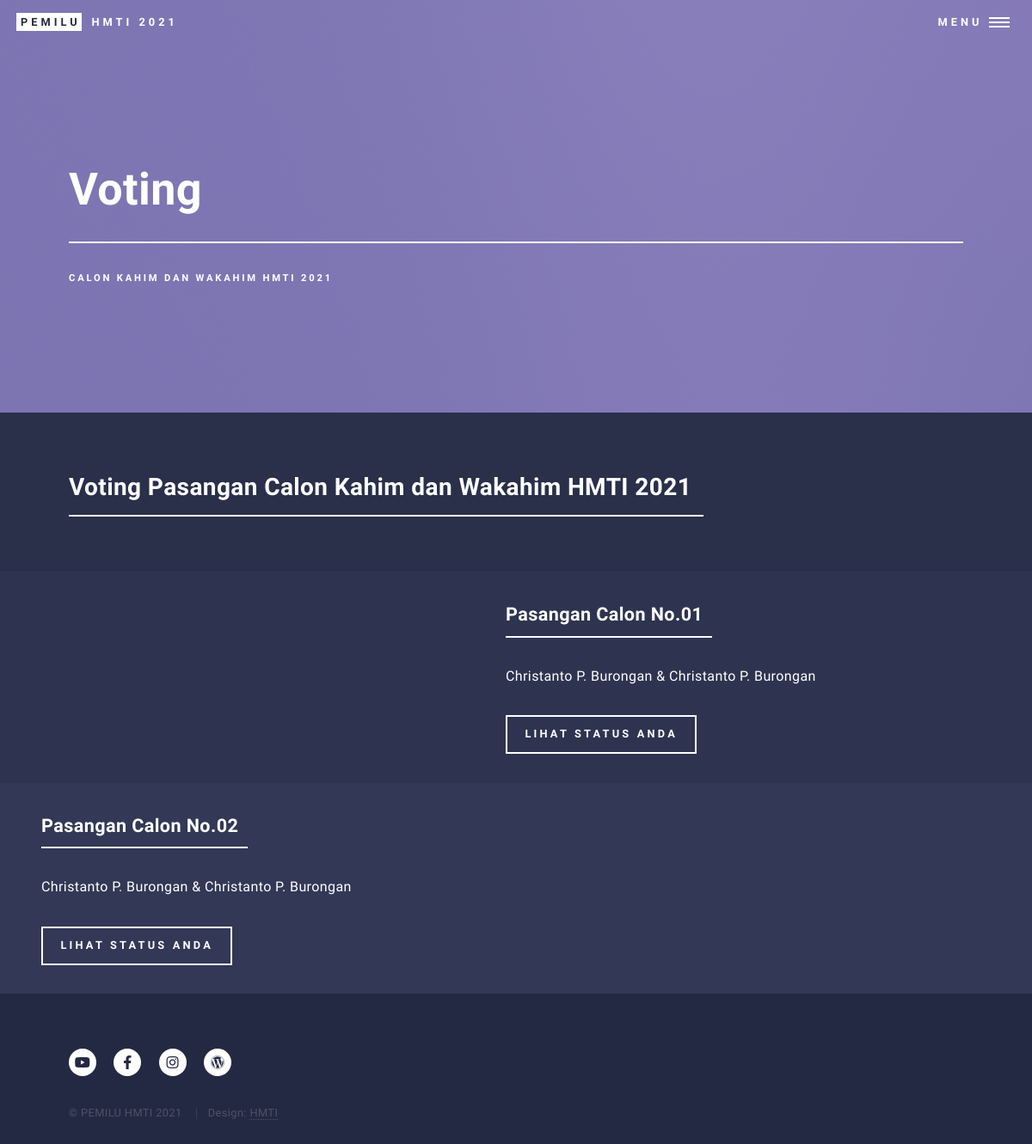
/voting.php (signed in), run on an earlier commit of the app's database.
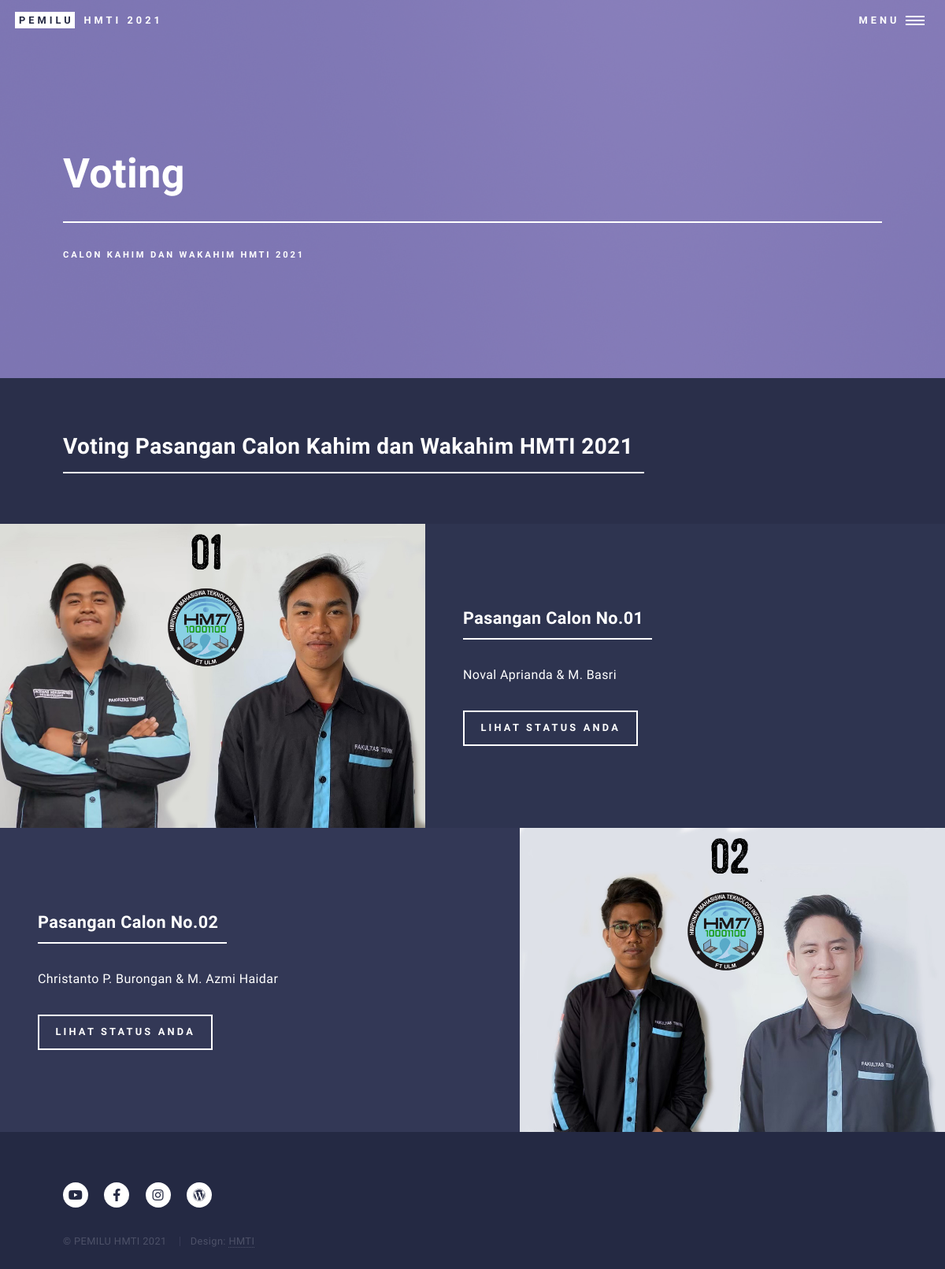
And on a later commit of the database.
### tables this page shows
CREATE TABLE `calon` (
  `no_urut` int(11) NOT NULL,
  `nim_calon_ketua` varchar(15) NOT NULL,
  `nim_calon_wakil` varchar(15) NOT NULL,
  `foto_pasangan_calon` varchar(250) NOT NULL
);

CREATE TABLE `biodata_calon` (
  `nim_calon` varchar(15) NOT NULL,
  `nama_calon` varchar(50) NOT NULL,
  `angkatan` int(11) NOT NULL,
  `tempat_lahir` varchar(25) NOT NULL,
  `tanggal_lahir` date NOT NULL,
  `jenis_kelamin` varchar(15) NOT NULL,
  `foto` varchar(250) NOT NULL,
  `instagram` varchar(25) NOT NULL
);

### voting.php (the view, shortened to what this page needs)
<?php
require_once("koneksi.php");
$ambildata = $pdo_conn->prepare("SELECT * FROM calon, biodata_calon WHERE  calon.nim_calon_ketua=biodata_calon.nim_calon ORDER BY no_urut ASC");
$ambildata->execute();
$ketua = $ambildata->fetchAll();
$jumlah = count($ketua);
$ambildata2 = $pdo_conn->prepare("SELECT * FROM calon, biodata_calon WHERE  calon.nim_calon_wakil=biodata_calon.nim_calon ORDER BY no_urut ASC");
$ambildata2->execute();
$wakil = $ambildata2->fetchAll();
require_once("ceklogin.php");
$nim = @($_SESSION['login_user']);
$ambildata3=$pdo_conn->prepare("SELECT * from user WHERE nim_user=".$nim);
$ambildata3->execute();
$user = $ambildata3->fetchAll();
?>
<!DOCTYPE HTML>
<html>
<head>
	<link rel="stylesheet" href="assets/css/main.css" />
</head>
<body class="is-preload">
	<div id="wrapper">
		<header id="header" class="alt">
			<a href="beranda.html" class="logo"><strong>Pemilu</strong> <span>HMTI 2021</span></a>
			<nav>
				<a href="#menu">Menu</a>
			</nav>
		</header>
		<section id="banner" class="style2">
			<div class="inner">
				<header class="major">
					<h1>Voting</h1>
				</header>
				<div class="content">
					<p>Calon Kahim dan Wakahim HMTI 2021</p>
				</div>
			</div>
		</section>
		<div id="main">
			<section id="one">
				<div class="inner">
					<header class="major">
						<h2>Voting Pasangan Calon Kahim dan Wakahim HMTI 2021</h2>
					</header>
				</div>
			</section>
			<section id="two" class="spotlights">
				<?php
        		if(!empty($ketua) && !empty($wakil)) {
					for($i=0; $i<$jumlah; $i++) {
        		?>
				<section>
					<a href="images/<?php echo $ketua[$i]["foto_pasangan_calon"]; ?>" class="image">
						<img src="images/<?php echo $ketua[$i]["foto_pasangan_calon"]; ?>" alt="" data-position="center center" />
					</a>
					<div class="content">
						<div class="inner">
							<header class="major">
								<h3>Pasangan Calon No.0<?php echo $ketua[$i]["no_urut"]; ?></h3>
							</header>
							<p><?php echo $ketua[$i]["nama_calon"]." & ".$wakil[$i]["nama_calon"]; ?></p>
							<ul class="actions">
								<?php
								if(!empty($user)){
									if($user[0]["status_registrasi"]=="Verifikasi Berhasil"){ ?>
										<?php
										if($user[0]["status_vote"]=="Belum Memilih"){ ?>
											<li><a href='prosesvoting.php?no_urut=<?php echo $ketua[$i]['no_urut']; ?>?&nim=<?php echo $user[0]['nim_user']; ?>' class='button' onclick="return confirm('Anda Yakin Ingin Memilih Pasangan Ini?')">Vote</a></li>
										<?php
										}
										else{ ?>
											<li><a href="status_voting.php" class="button fit">Lihat Hasil Voting</a></li>
										<?Php
										}
									}
									else{ ?>
										<li><a href="detail_user.php" class="button fit">Lihat Status Anda</a></li>
									<?php
									}
								}
								else{ ?>
									<li><a href="login.html" class="button fit">Masuk Untuk Vote</a></li>
								<?php
								}?>
							</ul>
						</div>
					</div>
				</section>
				<?php
					}
				}
				?>
			</section>
		</div>
		<footer id="footer">
			<div class="inner">
				<ul class="icons">
					<li><a href="https://www.youtube.com/channel/UCBWvors8mO16aa-GCyscrKw"
							class="icon brands alt fa-youtube"><span class="label">Twitter</span></a></li>
					<li><a href="https://www.facebook.com/HMTIFTunlam/" class="icon brands alt fa-facebook-f"></a></li>
					<li><a href="https://www.instagram.com/hmti_ftulm/" class="icon brands alt fa-instagram"></a></li>
					<li><a href="https://www.hmti.ft.ulm.ac.id/" class="icon brands alt fa-wordpress"></a></li>
				</ul>
				<ul class="copyright">
					<li>&copy; PEMILU HMTI 2021</li>
					<li>Design: <a href="https://www.hmti.ft.ulm.ac.id/">HMTI</a></li>
				</ul>
			</div>
		</footer>
	</div>
</body>
</html>

What changed in the data, as far as the page shows it:
changed calon id 1: foto_pasangan_calon: picture added; nim_calon_ketua.nama_calon "Christanto P. Burongan" → "Noval Aprianda"; nim_calon_wakil.nama_calon "Christanto P. Burongan" → "M. Basri"
changed calon "Christanto P. Burongan": foto_pasangan_calon: picture added; nim_calon_wakil.nama_calon "Christanto P. Burongan" → "M. Azmi Haidar"
